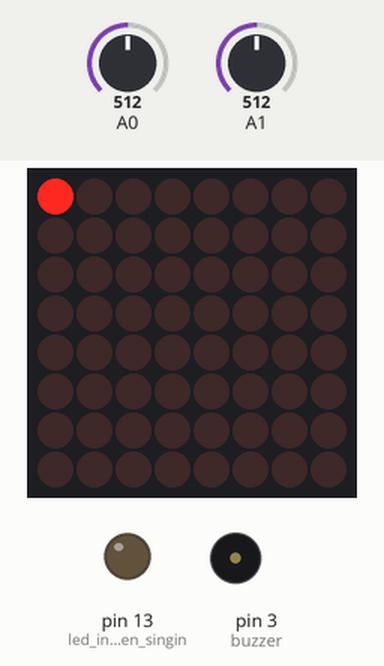
This sketch was run on a simulated Arduino Uno, built with avr-gcc and run on an emulated ATmega328P. On the bench: 8×8 LED matrix, output pins drawn as LEDs (lit = HIGH), buzzer (waves = sounding). The inputs (shaded band) are chosen by the test bench; at power-on: A0 = 512, A1 = 512. Random numbers use the default seed unless the sketch sets one; what the sketch prints to the serial monitor is not drawn.

Above: at 3.5 s.
3.6 s: A0 set to 43
5.1 s: A0 set to 37
At 5.96 s:
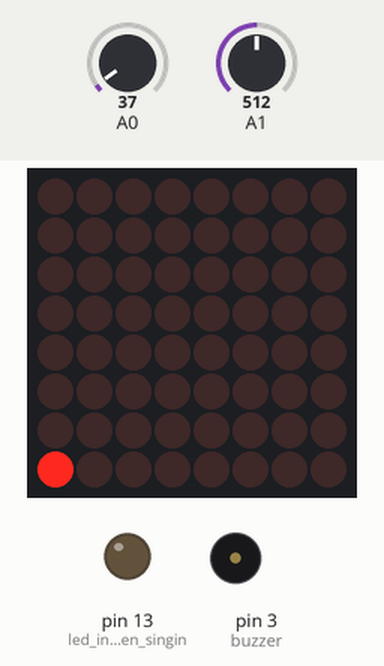
At 6.8 s:
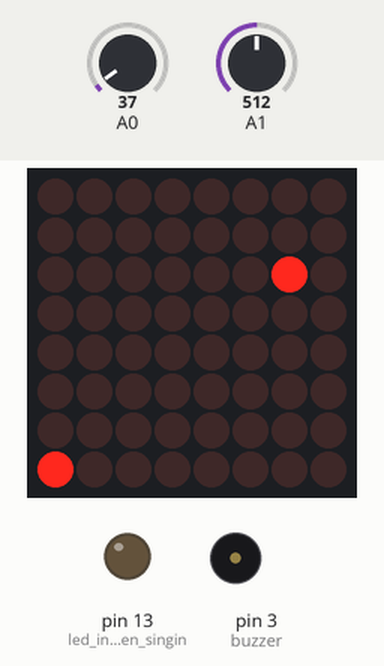
7.0 s: A1 set to 990
8.5 s: A1 set to 1010
At 9.6 s:
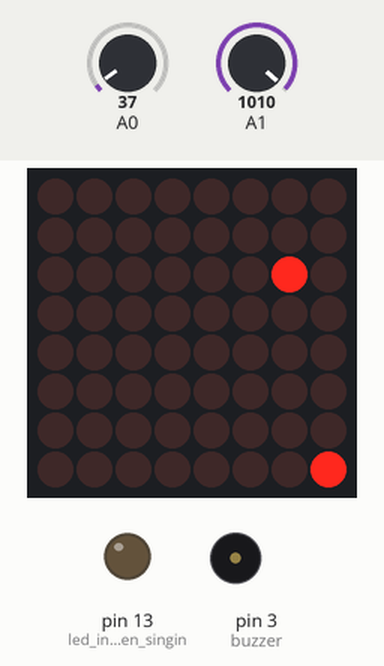
10.5 s: A1 set to 43
12.0 s: A1 set to 37
At 12.1 s:
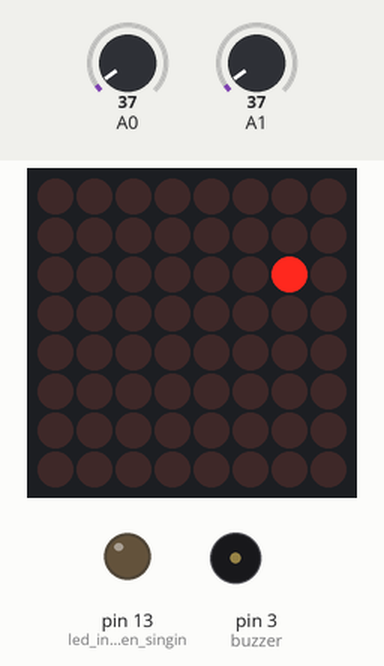
Timing chart, 0 to 14.6 s (numbered marks = the images above; inputs shaded):
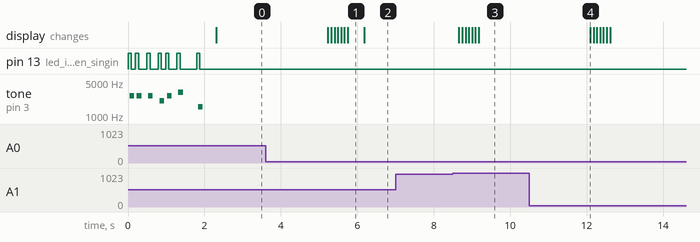

The sketch:

SnakeINPROGRESSS.ino
```cpp
#include "LedControl.h"
#include "pitches.h"
#define buzzerpin 3

LedControl lc = LedControl(12, 10, 11, 1);


unsigned long delaytime1 = 50;
unsigned long delaytime2 = 50;
int tabx[] = { -1, -1, -1, -1, -1, -1, -1, -1, -1, -1, -1, -1, -1, -1, -1, -1, -1, -1, -1, -1, -1, -1, -1, -1, -1, -1, -1, -1};
int taby[] = { -1, -1, -1, -1, -1, -1, -1, -1, -1, -1, -1, -1, -1, -1, -1, -1, -1, -1, -1, -1, -1, -1, -1, -1, -1, -1, -1, -1};
void setup() {
  Serial.begin(9600);
  lc.shutdown(0, false);
  lc.setIntensity(0, 1);
  lc.clearDisplay(0);
  pinMode(3, OUTPUT);//buzzer
  pinMode(13, OUTPUT);//led indicator when singing a note
  sing(1);

}
int a = -1;
int b = -1;
int stepSnake = 0;
int snakeLength = 1;

bool isFoodOnSnake(int afood, int bfood) {
  for (int i = 0; i < snakeLength; i++) {
    if ( afood == tabx[i] and bfood == taby[i] ) {
      Serial.print(afood);
      Serial.print(tabx[i]);
      Serial.print(bfood);
      Serial.print(taby[i]);
      Serial.println();
      return true;
    }
  }
}

void genereFood() {
  a = random(0, 7);
  b = random(0, 7);
  //while ( true ) {
  //if ( isFoodOnSnake(a, b) ) {
  //a = random(0, 7);
  //b = random(0, 7);
  //} else break;
  //}
  lc.setLed(0, a, b, true);
  //stepSnake = 0;
}

void moveSingle(int i, int j) {
  if (stepSnake == 12) genereFood();
  if (i == a and j == b) {
    if (snakeLength < 16) snakeLength++;
    a = -1;
    b = -1;
    genereFood();
    tone(3,3800,50);
    delay (150);
    tone(3,400,50);
    delay(100);
    if (snakeLength == 15) sing(2);
  }
  lc.setLed(0, i, j, true);
  if (tabx[0] != i or taby[0] != j) {
    for (int s = snakeLength + 1; s > 0; s--) {
      lc.setLed(0, tabx[snakeLength + 1], taby[snakeLength + 1], false);
      tabx[s] = tabx[s - 1];
      taby[s] = taby[s - 1];
      tabx[0] = i;
      taby[0] = j;
    }
  }
  if ( joystick() == 2) {       //droite
    //lc.setLed(0,i,j,false);
    if (i <= 0) {
      i = 0;
    }
    else {
      i--;
    }
    stepSnake++;
  }
  else if (joystick() == 1) {   //gauche
    //lc.setLed(0,i,j,false);
    if (i >= 7) {
      i = 7;
    }
    else {
      i++;
    }
    stepSnake++;
  }
  else if ( joystick() == 3) {   //haut
    //lc.setLed(0,i,j,false);
    if (j <= 0) {
      j = 0;
    }
    else {
      j--;
    }
    stepSnake++;
  }
  else if (joystick() == 4) {    //bas
    //lc.setLed(0,i,j,false);
    if (j >= 7) {
      j = 7;
    }
    else {
      j++;
    }
    stepSnake++;

  }

  delay(85);
  moveSingle(i, j);

}


int directionToGo = 0;
int joystick() {

  int sensorValueX = analogRead(A0);
  int sensorValueY = analogRead(A1);

  if (sensorValueX < 40) {  //gauche
    directionToGo = 1;
  }
  if (sensorValueX > 999) { //droite
    directionToGo = 2;
  }
  if (sensorValueX >= 480 and sensorValueX <= 520 and sensorValueY >= 480 and sensorValueY <= 520) {
    directionToGo = 0;
  }
  if (sensorValueY < 40) {  //haut
    directionToGo = 3;
  }
  if (sensorValueY > 999) { //bas
    directionToGo = 4;
  }


  return directionToGo;
}


void loop() {
  int initX = random(0, 7);
  int initY = random(0, 7);
  moveSingle(initX, initY);

}
```

pitches.h
```cpp
/*
  Arduino Mario Bros Tunes
  With Piezo Buzzer and PWM

  Connect the positive side of the Buzzer to pin 3,
  then the negative side to a 1k ohm resistor. Connect
  the other side of the 1 k ohm resistor to
  ground(GND) pin on the Arduino.

  by: Dipto Pratyaksa
  last updated: 31/3/13
*/

/*************************************************
 * Public Constants
 *************************************************/

#define NOTE_B0  31
#define NOTE_C1  33
#define NOTE_CS1 35
#define NOTE_D1  37
#define NOTE_DS1 39
#define NOTE_E1  41
#define NOTE_F1  44
#define NOTE_FS1 46
#define NOTE_G1  49
#define NOTE_GS1 52
#define NOTE_A1  55
#define NOTE_AS1 58
#define NOTE_B1  62
#define NOTE_C2  65
#define NOTE_CS2 69
#define NOTE_D2  73
#define NOTE_DS2 78
#define NOTE_E2  82
#define NOTE_F2  87
#define NOTE_FS2 93
#define NOTE_G2  98
#define NOTE_GS2 104
#define NOTE_A2  110
#define NOTE_AS2 117
#define NOTE_B2  123
#define NOTE_C3  131
#define NOTE_CS3 139
#define NOTE_D3  147
#define NOTE_DS3 156
#define NOTE_E3  165
#define NOTE_F3  175
#define NOTE_FS3 185
#define NOTE_G3  196
#define NOTE_GS3 208
#define NOTE_A3  220
#define NOTE_AS3 233
#define NOTE_B3  247
#define NOTE_C4  262
#define NOTE_CS4 277
#define NOTE_D4  294
#define NOTE_DS4 311
#define NOTE_E4  330
#define NOTE_F4  349
#define NOTE_FS4 370
#define NOTE_G4  392
#define NOTE_GS4 415
#define NOTE_A4  440
#define NOTE_AS4 466
#define NOTE_B4  494
#define NOTE_C5  523
#define NOTE_CS5 554
#define NOTE_D5  587
#define NOTE_DS5 622
#define NOTE_E5  659
#define NOTE_F5  698
#define NOTE_FS5 740
#define NOTE_G5  784
#define NOTE_GS5 831
#define NOTE_A5  880
#define NOTE_AS5 932
#define NOTE_B5  988
#define NOTE_C6  1047
#define NOTE_CS6 1109
#define NOTE_D6  1175
#define NOTE_DS6 1245
#define NOTE_E6  1319
#define NOTE_F6  1397
#define NOTE_FS6 1480
#define NOTE_G6  1568
#define NOTE_GS6 1661
#define NOTE_A6  1760
#define NOTE_AS6 1865
#define NOTE_B6  1976
#define NOTE_C7  2093
#define NOTE_CS7 2217
#define NOTE_D7  2349
#define NOTE_DS7 2489
#define NOTE_E7  2637
#define NOTE_F7  2794
#define NOTE_FS7 2960
#define NOTE_G7  3136
#define NOTE_GS7 3322
#define NOTE_A7  3520
#define NOTE_AS7 3729
#define NOTE_B7  3951
#define NOTE_C8  4186
#define NOTE_CS8 4435
#define NOTE_D8  4699
#define NOTE_DS8 4978

#define melodyPin 3
//Mario main theme melody
int melody[] = {
  NOTE_E7, NOTE_E7, 0, NOTE_E7,
  0, NOTE_C7, NOTE_E7, 0,
  NOTE_G7, 0, 0,  0,
  NOTE_G6, 0, 0, 0,


};
//Mario main them tempo
int tempo[] = {
  12, 12, 12, 12,
  12, 12, 12, 12,
  12, 12, 12, 12,
  12, 12, 12, 12,


};
//Underworld melody
int underworld_melody[] = {
  NOTE_C4, NOTE_C5, NOTE_A3, NOTE_A4,
  NOTE_AS3, NOTE_AS4, 0,
  0,
  NOTE_C4, NOTE_C5, NOTE_A3, NOTE_A4,
  NOTE_AS3, NOTE_AS4, 0,
  0,
  NOTE_F3, NOTE_F4, NOTE_D3, NOTE_D4,
  NOTE_DS3, NOTE_DS4, 0,
  0,
  NOTE_F3, NOTE_F4, NOTE_D3, NOTE_D4,
  NOTE_DS3, NOTE_DS4, 0,
  0, NOTE_DS4, NOTE_CS4, NOTE_D4,
  NOTE_CS4, NOTE_DS4,
  NOTE_DS4, NOTE_GS3,
  NOTE_G3, NOTE_CS4,
  NOTE_C4, NOTE_FS4, NOTE_F4, NOTE_E3, NOTE_AS4, NOTE_A4,
  NOTE_GS4, NOTE_DS4, NOTE_B3,
  NOTE_AS3, NOTE_A3, NOTE_GS3,
  0, 0, 0
};
//Underwolrd tempo
int underworld_tempo[] = {
  12, 12, 12, 12,
  12, 12, 6,
  3,
  12, 12, 12, 12,
  12, 12, 6,
  3,
  12, 12, 12, 12,
  12, 12, 6,
  3,
  12, 12, 12, 12,
  12, 12, 6,
  6, 18, 18, 18,
  6, 6,
  6, 6,
  6, 6,
  18, 18, 18, 18, 18, 18,
  10, 10, 10,
  10, 10, 10,
  3, 3, 3
};


int song = 0;
void buzz(int targetPin, long frequency, long length) {
  digitalWrite(13, HIGH);
  long delayValue = 1000000 / frequency / 2; // calculate the delay value between transitions
  //// 1 second's worth of microseconds, divided by the frequency, then split in half since
  //// there are two phases to each cycle
  long numCycles = frequency * length / 1000; // calculate the number of cycles for proper timing
  //// multiply frequency, which is really cycles per second, by the number of seconds to
  //// get the total number of cycles to produce
  for (long i = 0; i < numCycles; i++) { // for the calculated length of time...
    digitalWrite(targetPin, HIGH); // write the buzzer pin high to push out the diaphram
    delayMicroseconds(delayValue); // wait for the calculated delay value
    digitalWrite(targetPin, LOW); // write the buzzer pin low to pull back the diaphram
    delayMicroseconds(delayValue); // wait again or the calculated delay value
  }
  digitalWrite(13, LOW);

}
void sing(int s) {
  // iterate over the notes of the melody:
  song = s;
  if (song == 2) {
    Serial.println(" 'Underworld Theme'");
    int size = sizeof(underworld_melody) / sizeof(int);
    for (int thisNote = 0; thisNote < size; thisNote++) {

      // to calculate the note duration, take one second
      // divided by the note type.
      //e.g. quarter note = 1000 / 4, eighth note = 1000/8, etc.
      int noteDuration = 1000 / underworld_tempo[thisNote];

      buzz(melodyPin, underworld_melody[thisNote], noteDuration);

      // to distinguish the notes, set a minimum time between them.
      // the note's duration + 30% seems to work well:
      int pauseBetweenNotes = noteDuration * 1.30;
      delay(pauseBetweenNotes);

      // stop the tone playing:
      buzz(melodyPin, 0, noteDuration);

    }

  } else {

    Serial.println(" 'Mario Theme'");
    int size = sizeof(melody) / sizeof(int);
    for (int thisNote = 0; thisNote < size; thisNote++) {

      // to calculate the note duration, take one second
      // divided by the note type.
      //e.g. quarter note = 1000 / 4, eighth note = 1000/8, etc.
      int noteDuration = 1000 / tempo[thisNote];

      buzz(melodyPin, melody[thisNote], noteDuration);

      // to distinguish the notes, set a minimum time between them.
      // the note's duration + 30% seems to work well:
      int pauseBetweenNotes = noteDuration * 1.30;
      delay(pauseBetweenNotes);

      // stop the tone playing:
      buzz(melodyPin, 0, noteDuration);

    }
  }
}
```

Measured:
- the behaviour switches between 40 and 39 on A0 (found by bisection; images 0 and 1)
- the behaviour switches between 999 and 1000 on A1 (found by bisection; images 2 and 3)
- the behaviour switches between 40 and 39 on A1 (found by bisection; images 3 and 4)
- after the input at 3.6 s, every drawn part: stays the same
- after the input at 5.1 s, the display: first changes after 0.13 s (image 1 shows a later state)
- after the input at 7.0 s, every drawn part: stays the same
- after the input at 8.5 s, the display: first changes after 0.16 s (image 3 shows a later state)
- after the input at 10.5 s, every drawn part: stays the same
- after the input at 12.0 s, the display: changes after 0.10 s (image 4)
- what the display in image 1 shows lasts 0.5 s, from 5.7 s to 6.2 s
